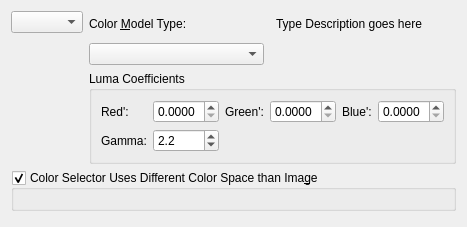
     <widget class="QWidget" name="tab_typeshape">
      <attribute name="title">
       <string>Color Selector</string>
      </attribute>
      <layout class="QVBoxLayout" name="verticalLayout_4">
       <item>
        <layout class="QHBoxLayout" name="horizontalLayout_6">
         <item>
          <layout class="QVBoxLayout" name="verticalLayout_5">
           <item>
            <widget class="KisColorSelectorComboBox" name="colorSelectorConfiguration">
             <property name="sizePolicy">
              <sizepolicy hsizetype="Fixed" vsizetype="Fixed">
               <horstretch>0</horstretch>
               <verstretch>0</verstretch>
              </sizepolicy>
             </property>
            </widget>
           </item>
           <item>
            <spacer name="verticalSpacer_2">
             <property name="orientation">
              <enum>Qt::Vertical</enum>
             </property>
             <property name="sizeType">
              <enum>QSizePolicy::MinimumExpanding</enum>
             </property>
             <property name="sizeHint" stdset="0">
              <size>
               <width>20</width>
               <height>5</height>
              </size>
             </property>
            </spacer>
           </item>
          </layout>
         </item>
         <item>
          <layout class="QVBoxLayout" name="verticalLayout_2">
           <property name="spacing">
            <number>6</number>
           </property>
           <item>
            <layout class="QHBoxLayout" name="horizontalLayout_12">
             <property name="spacing">
              <number>12</number>
             </property>
             <property name="topMargin">
              <number>6</number>
             </property>
             <property name="rightMargin">
              <number>6</number>
             </property>
             <item>
              <layout class="QVBoxLayout" name="verticalLayout_3">
               <item>
                <widget class="QLabel" name="l_type">
                 <property name="sizePolicy">
                  <sizepolicy hsizetype="Fixed" vsizetype="Preferred">
                   <horstretch>0</horstretch>
                   <verstretch>0</verstretch>
                  </sizepolicy>
                 </property>
                 <property name="layoutDirection">
                  <enum>Qt::LeftToRight</enum>
                 </property>
                 <property name="text">
                  <string>Color &amp;Model Type: </string>
                 </property>
                 <property name="alignment">
                  <set>Qt::AlignLeading|Qt::AlignLeft|Qt::AlignVCenter</set>
                 </property>
                 <property name="buddy">
                  <cstring>colorSelectorConfiguration</cstring>
                 </property>
                </widget>
               </item>
               <item>
                <widget class="QComboBox" name="colorSelectorTypeComboBox">
                 <property name="sizePolicy">
                  <sizepolicy hsizetype="Minimum" vsizetype="Fixed">
                   <horstretch>0</horstretch>
                   <verstretch>0</verstretch>
                  </sizepolicy>
                 </property>
                </widget>
               </item>
              </layout>
             </item>
             <item>
              <widget class="QLabel" name="ACSTypeDescriptionLabel">
               <property name="sizePolicy">
                <sizepolicy hsizetype="Preferred" vsizetype="Preferred">
                 <horstretch>0</horstretch>
                 <verstretch>0</verstretch>
                </sizepolicy>
               </property>
               <property name="text">
                <string notr="true">Type Description goes here</string>
               </property>
               <property name="alignment">
                <set>Qt::AlignLeading|Qt::AlignLeft|Qt::AlignTop</set>
               </property>
               <property name="wordWrap">
                <bool>true</bool>
               </property>
              </widget>
             </item>
            </layout>
           </item>
           <item>
            <widget class="QGroupBox" name="lumaCoefficientGroupbox">
             <property name="sizePolicy">
              <sizepolicy hsizetype="Preferred" vsizetype="Fixed">
               <horstretch>0</horstretch>
               <verstretch>0</verstretch>
              </sizepolicy>
             </property>
             <property name="title">
              <string>Luma Coefficients</string>
             </property>
             <layout class="QHBoxLayout" name="horizontalLayout_15">
              <item>
               <layout class="QGridLayout" name="gridLayout_5">
                <property name="leftMargin">
                 <number>0</number>
                </property>
                <property name="rightMargin">
                 <number>0</number>
                </property>
                <property name="verticalSpacing">
                 <number>6</number>
                </property>
                <item row="0" column="0">
                 <widget class="QLabel" name="redlabel">
                  <property name="sizePolicy">
                   <sizepolicy hsizetype="Fixed" vsizetype="Preferred">
                    <horstretch>0</horstretch>
                    <verstretch>0</verstretch>
                   </sizepolicy>
                  </property>
                  <property name="text">
                   <string>Red': </string>
                  </property>
                  <property name="alignment">
                   <set>Qt::AlignRight|Qt::AlignTrailing|Qt::AlignVCenter</set>
                  </property>
                 </widget>
                </item>
                <item row="0" column="3">
                 <widget class="KisDoubleParseSpinBox" name="l_lumaG">
                  <property name="sizePolicy">
                   <sizepolicy hsizetype="Fixed" vsizetype="Minimum">
                    <horstretch>0</horstretch>
                    <verstretch>0</verstretch>
                   </sizepolicy>
                  </property>
                  <property name="minimumSize">
                   <size>
                    <width>50</width>
                    <height>0</height>
                   </size>
                  </property>
                  <property name="decimals">
                   <number>4</number>
                  </property>
                 </widget>
                </item>
                <item row="0" column="2">
                 <widget class="QLabel" name="greenlabel">
                  <property name="sizePolicy">
                   <sizepolicy hsizetype="Fixed" vsizetype="Preferred">
                    <horstretch>0</horstretch>
                    <verstretch>0</verstretch>
                   </sizepolicy>
                  </property>
                  <property name="text">
                   <string>Green':</string>
                  </property>
                 </widget>
                </item>
                <item row="0" column="4">
                 <widget class="QLabel" name="bluelabel">
                  <property name="sizePolicy">
                   <sizepolicy hsizetype="Fixed" vsizetype="Preferred">
                    <horstretch>0</horstretch>
                    <verstretch>0</verstretch>
                   </sizepolicy>
                  </property>
                  <property name="text">
                   <string>Blue':</string>
                  </property>
                 </widget>
                </item>
                <item row="0" column="1">
                 <widget class="KisDoubleParseSpinBox" name="l_lumaR">
                  <property name="sizePolicy">
                   <sizepolicy hsizetype="Fixed" vsizetype="Minimum">
                    <horstretch>0</horstretch>
                    <verstretch>0</verstretch>
                   </sizepolicy>
                  </property>
                  <property name="minimumSize">
                   <size>
                    <width>50</width>
                    <height>0</height>
                   </size>
                  </property>
                  <property name="decimals">
                   <number>4</number>
                  </property>
                 </widget>
                </item>
                <item row="0" column="5">
                 <widget class="KisDoubleParseSpinBox" name="l_lumaB">
                  <property name="sizePolicy">
                   <sizepolicy hsizetype="Fixed" vsizetype="Minimum">
                    <horstretch>0</horstretch>
                    <verstretch>0</verstretch>
                   </sizepolicy>
                  </property>
                  <property name="minimumSize">
                   <size>
                    <width>50</width>
                    <height>0</height>
                   </size>
                  </property>
                  <property name="decimals">
                   <number>4</number>
                  </property>
                 </widget>
                </item>
                <item row="1" column="1">
                 <widget class="KisDoubleParseSpinBox" name="SP_Gamma">
                  <property name="toolTip">
                   <string>&lt;html&gt;&lt;head/&gt;&lt;body&gt;&lt;p&gt;This sets the gamma value that the linearised HSY Luminosity is crunched with. 1 makes the selector fully linear, 2.2 is a practical default value.&lt;/p&gt;&lt;/body&gt;&lt;/html&gt;</string>
                  </property>
                  <property name="decimals">
                   <number>1</number>
                  </property>
                  <property name="minimum">
                   <double>-3.000000000000000</double>
                  </property>
                  <property name="maximum">
                   <double>3.000000000000000</double>
                  </property>
                  <property name="singleStep">
                   <double>0.100000000000000</double>
                  </property>
                  <property name="value">
                   <double>2.200000000000000</double>
                  </property>
                 </widget>
                </item>
                <item row="1" column="0">
                 <widget class="QLabel" name="gamma_label">
                  <property name="text">
                   <string>Gamma:</string>
                  </property>
                 </widget>
                </item>
               </layout>
              </item>
             </layout>
            </widget>
           </item>
          </layout>
         </item>
        </layout>
       </item>
       <item>
        <widget class="QGroupBox" name="useDifferentColorSpaceCheckbox">
         <property name="minimumSize">
          <size>
           <width>0</width>
           <height>0</height>
          </size>
         </property>
         <property name="title">
          <string>Color Selector Uses Different Color Space than Ima&amp;ge</string>
         </property>
         <property name="checkable">
          <bool>true</bool>
         </property>
         <layout class="QVBoxLayout" name="verticalLayout_10">
          <item>
           <widget class="KisColorSpaceSelector" name="colorSpace" native="true">
            <property name="enabled">
             <bool>false</bool>
            </property>
            <property name="sizePolicy">
             <sizepolicy hsizetype="Preferred" vsizetype="Preferred">
              <horstretch>0</horstretch>
              <verstretch>0</verstretch>
             </sizepolicy>
            </property>
           </widget>
          </item>
         </layout>
        </widget>
       </item>
       <item>
        <spacer name="verticalSpacer_9">
         <property name="orientation">
          <enum>Qt::Vertical</enum>
         </property>
         <property name="sizeType">
          <enum>QSizePolicy::MinimumExpanding</enum>
         </property>
         <property name="sizeHint" stdset="0">
          <size>
           <width>20</width>
           <height>5</height>
          </size>
         </property>
        </spacer>
       </item>
      </layout>
     </widget>
